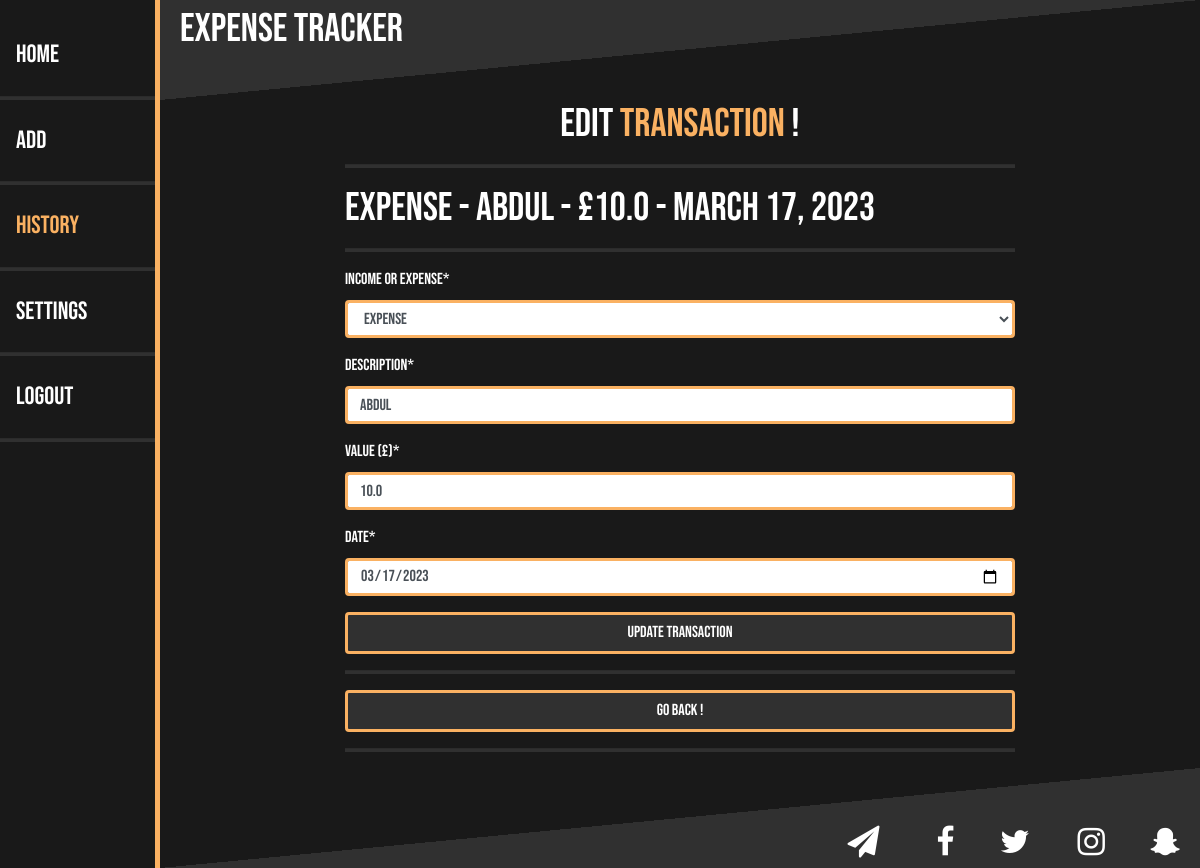
The page /editTransaction/153 on the database as committed earlier.
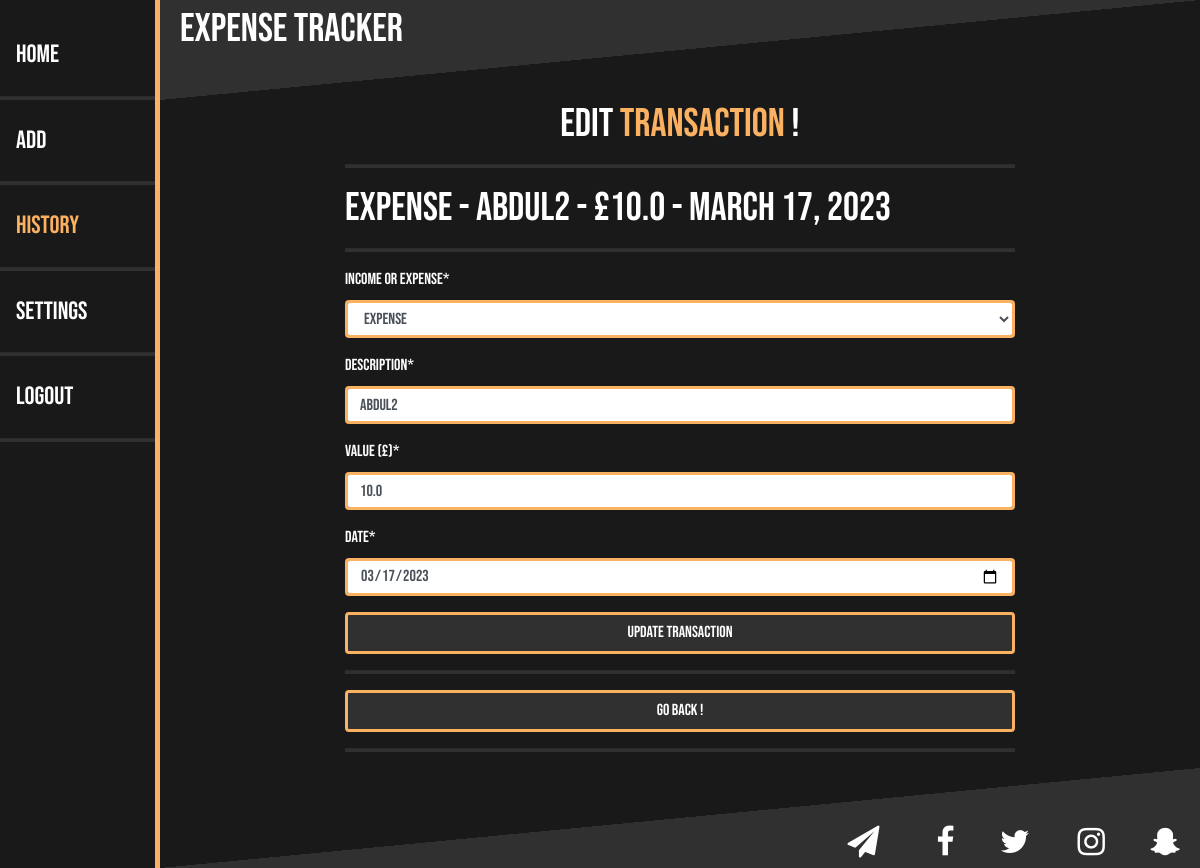
The same page on the database as committed later.
### main/models.py (models this page shows)
class IncomeExpense(models.Model):
    user = models.ForeignKey(User, on_delete = CASCADE, related_name = "user", null = True)
    typeIE = models.CharField(max_length = 10, choices = INCOME_EXPENSE_CHOICES)
    description = models.CharField(max_length = 20)
    value = models.FloatField()
    date = models.DateField()
    def __str__(self):
        return self.description

### main/views.py (the view)
# urls.py: path("editTransaction/<itemID>", views.editTransaction, name = "editTransaction"),
def editTransaction(response, itemID):
    try:
        item = IncomeExpense.objects.get(id = itemID)  # Get IncomeExpense Object Using itemID Passed In From Button Press.
        if response.method == "POST":
            form = forms.AddIncomeExpense(response.POST) # FORM: Get Data From The Submitted Form And Store It In A Variable.
            if form.is_valid(): # IS_VALID(): Check If The Form Is Valid. If The Form Has No Errors It Is Valid.
                typeIE = form.cleaned_data["typeIE"]
                description = form.cleaned_data["description"]
                value = form.cleaned_data["value"]
                value = round(value, 2)
                date = form.cleaned_data["date"]
                obj = IncomeExpense(id = itemID, user = response.user, typeIE = typeIE, description = description, value = value, date = date)  # UPDATE OBJECT: Update 'IncomeExpense' Object Using The Form Values.
                obj.save() # SAVE OBJECT: Save Object Into The Database.
                return HttpResponseRedirect("/editTransaction/"+itemID)  # Once The Object Has Been Deleted Remain On The Same Page 'history'.
        else:
            form = forms.AddIncomeExpense() # FORM: Instance Of The 'AddIncomeExpense' Form Stored In A Variable. This Will Be Passed Into The 'editTransaction' Template.
            form.initial["typeIE"] = item.typeIE # INITIAL VALUE: Set Initial Value Of The 'typeIE' Field.
            form.initial["description"] = item.description # INITIAL VALUE: Set Initial Value Of The 'description' Field.
            form.initial["value"] = item.value # INITIAL VALUE: Set Initial Value Of The 'value' Field.
            form.initial["date"] = item.date # INITIAL VALUE: Set Initial Value Of The 'date' Field.
    except IncomeExpense.DoesNotExist:
        raise Http404  # If IncomeExpense Does Not Exist Go To 404 Page (Page Not Found).
    context = {"item": item, "form": form}
    return render(response, "main/editTransaction.html", context)

### main/templates/main/editTransaction.html (shortened to what this page needs)
{% extends 'main/base.html' %}
{% load crispy_forms_filters %}
{% block sideBar %}
    <div class="sideNavigationBar">
        <a href="/home">Home</a>
        <hr style="height: 3px">
        <a href="/add">Add</a>
        <hr style="height: 3px">
        <a href="/history" style="color: #FAB162">History</a>
        <hr style="height: 3px">
        <a href="/settings">Settings</a>
        <hr style="height: 3px">
        <a href="/logout">Logout</a>
        <hr style="height: 3px">
    </div>
{% endblock %}
{% block content %}
    <h1 style="text-align: center; color: #FFFFFF">Edit <span style="color: #FAB162">Transaction</span> {{ user.first_name }} !</h1>
    <hr style="height:3px;">
    <form method = "POST" action = "" class="formColour" , style="font-family: abc,serif">
        <h1>{{ item.typeIE }} - {{ item.description }} - £{{ item.value }} - {{ item.date }}</h1>
        <hr style="height:3px;">
        {{ form|crispy }}
        <button style = "background-color: #303030; width: 100%; border-color: #FAB162; border-width: 3px;" type = "submit" name = "submitButton" class="btn btn-success"><span style='font-family: abc, sans-serif'>Update Transaction</span></button>
    </form>
    <hr style="height:3px;">
    <a style = "background-color: #303030; width: 100%; border-color: #FAB162; border-width: 3px;" href="/history" class="btn btn-success">Go Back !</a>
    <hr style="height:3px;">
{% endblock %}

Rows that differ between the two databases and show on the page:
changed IncomeExpense "EXPENSE": description "abdul" → "abdul2"
